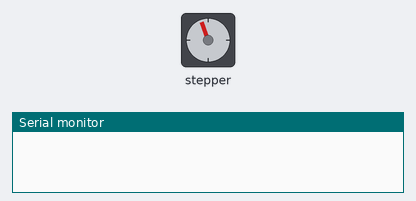
This sketch was run on a simulated Arduino Nano, built with avr-gcc and run on an emulated ATmega328P. Shown: stepper motor, the last lines printed to the serial monitor. Stepper angles assume 2048 steps per turn.

Above: at 1.57 s.
At 8.12 s:
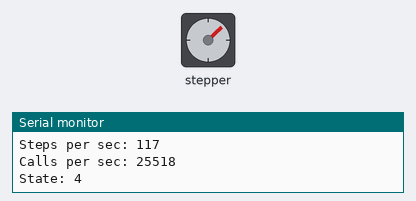
At 19.22 s:
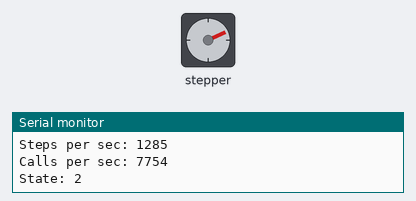
At 39.18 s:
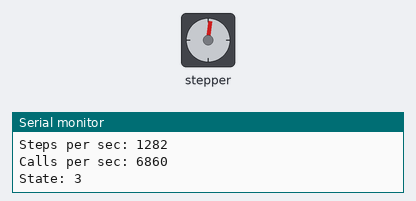
Timing chart, 0 to 40.0 s (numbered marks = the images above):
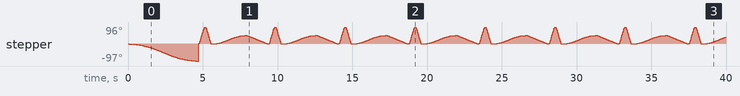

The sketch:

TinyLeadscrewStepperTest.ino
```cpp
// (licence header left out)
#include <AccelStepper.h>

// Define a stepper and the pins it will use
AccelStepper stepper; // Defaults to AccelStepper::FULL4WIRE (4 pins) on 2, 3, 4, 5

int max_max_speed = 2000;   // max AccelStepper can do on a Nano, according to my experiments - actually end up with 1470 steps/sec
int max_acceleration = 20000; // really a lot - set this higher than about 20000 and accelstepper doesn't seem to run at all
int max_pos = 550;

#define STATE_HOMING 0
#define STATE_BLINK_OPEN 1
#define STATE_BLINK_CLOSE 2
#define STATE_SLOW_OPEN 3
#define STATE_SLOW_CLOSE 4
int state;

void home()
{
  state = STATE_HOMING;

  stepper.setMaxSpeed(max_max_speed / 10);
  stepper.setAcceleration(100);
  stepper.moveTo( - max_pos);

}

void blink_open()
{
  state = STATE_BLINK_OPEN;

  stepper.setMaxSpeed(max_max_speed);
  stepper.setAcceleration(max_acceleration);
  stepper.moveTo( max_pos);

}

void blink_close()
{
  state = STATE_BLINK_CLOSE;

  stepper.setMaxSpeed(max_max_speed);
  stepper.setAcceleration(max_acceleration);
  stepper.moveTo( 0 );

}

void slow_open()
{
  state = STATE_SLOW_OPEN;

  stepper.setMaxSpeed(max_max_speed/10);
  stepper.setAcceleration(max_acceleration/100);
  stepper.moveTo( max_pos/2);

}

void slow_close()
{
  state = STATE_SLOW_CLOSE;

  stepper.setMaxSpeed(max_max_speed/10);
  stepper.setAcceleration(max_acceleration/10);
  stepper.moveTo( 0 );

}
void setup()
{
  // Change these to suit your stepper if you want
  stepper.setMaxSpeed(4000);
  stepper.setAcceleration(100000);

  home();

  Serial.begin(115200);
}

long lastMillis = 0;
long calls = 0;

int last_pos = 0;


void loop()
{
    // If at the end of travel go to the other end
    if (stepper.distanceToGo() == 0)
    {
      long now = millis();

      long steps = abs(last_pos - stepper.currentPosition());
      Serial.print("Steps : ");
      Serial.println(steps);

      long stepsPerSec = (steps * 1000) / (now-lastMillis);
      Serial.print("Steps per sec: ");
      Serial.println(stepsPerSec);

      long callsPerSec = (calls * 1000) / (now-lastMillis);
      Serial.print("Calls per sec: ");
      Serial.println(callsPerSec);

      calls = 0;
      last_pos = stepper.currentPosition();
      lastMillis = now;

      switch( state )
      {
        case STATE_HOMING:
          stepper.setCurrentPosition(0);
          blink_open();
          break;

        case STATE_BLINK_OPEN:
          blink_close();
          break;

        case STATE_BLINK_CLOSE:
          slow_open();
          break;

        case STATE_SLOW_OPEN:
          slow_close();
          break;

        case STATE_SLOW_CLOSE:
          blink_open();
          break;
      }

      Serial.print("State: ");
      Serial.println(state);
    }


    stepper.run();

  /*
    // commenting these in will ruin performance:
    Serial.print("stepper.currentPosition(): ");
    Serial.println(stepper.currentPosition());
    Serial.print("stepper.distanceToGo() : ");
    Serial.println(stepper.distanceToGo() );
*/

    calls ++;
}
```
